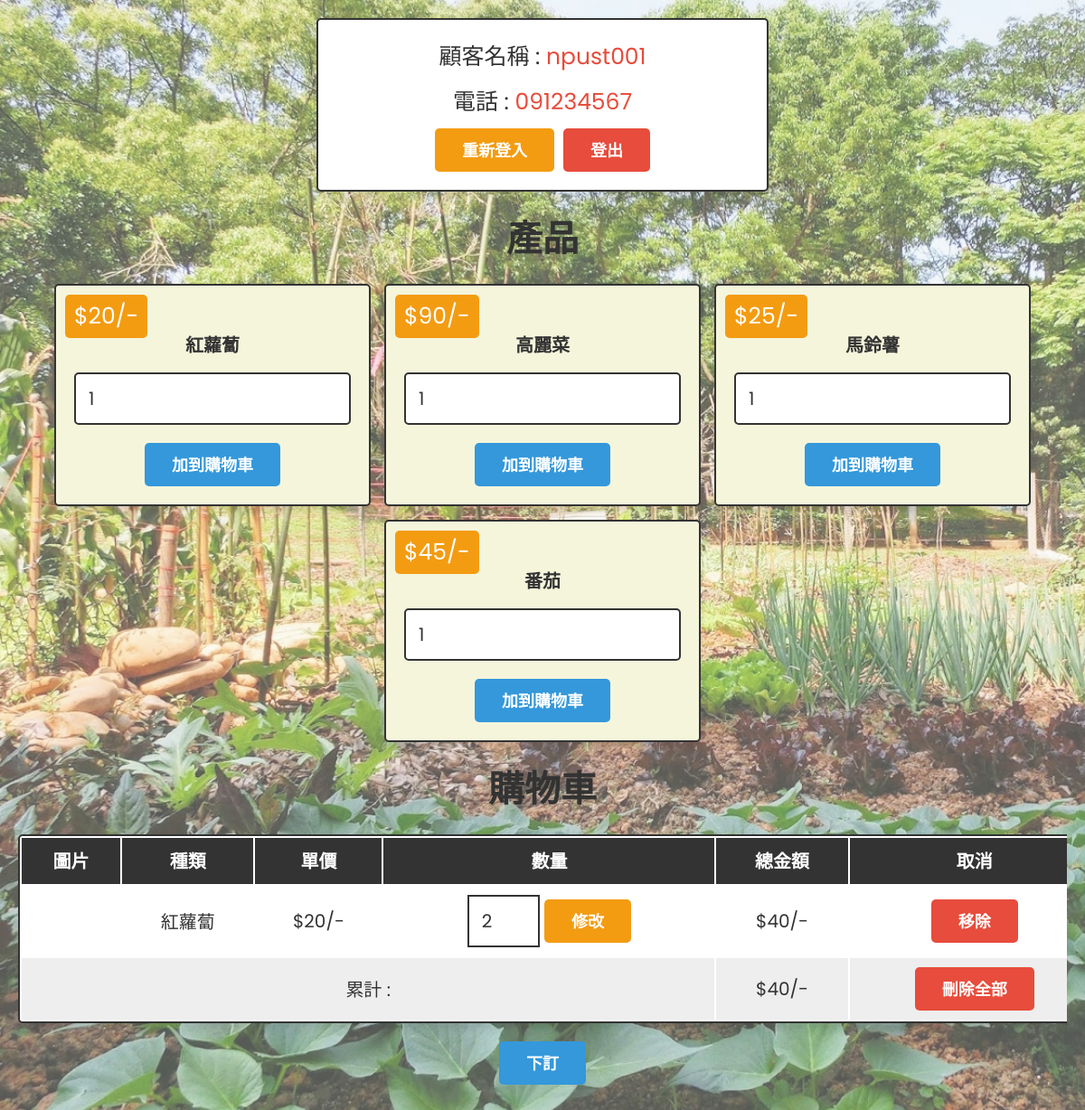
/C-index.php (signed in), run on the app's committed database.
### tables this page shows
CREATE TABLE `user_info` (
  `id` int(100) NOT NULL,
  `name` varchar(100) NOT NULL,
  `tel` varchar(100) NOT NULL,
  `password` varchar(100) NOT NULL
);

CREATE TABLE `products` (
  `id` int(100) NOT NULL,
  `name` varchar(100) NOT NULL,
  `price` varchar(100) NOT NULL,
  `image` varchar(100) NOT NULL
);

CREATE TABLE `cart` (
  `id` int(100) NOT NULL,
  `user_id` int(100) NOT NULL,
  `name` varchar(100) NOT NULL,
  `price` varchar(100) NOT NULL,
  `image` varchar(100) NOT NULL,
  `quantity` int(100) NOT NULL
);

### C-index.php (the view, shortened to what this page needs)
<?php
include 'db_conn.php';
$user_id = $_SESSION['user_id'];
?>
<!DOCTYPE html>
<html lang="en">
<head>
   <link rel="stylesheet" href="css/style-1.css">
</head>
<body style="background: url('img/bg.jpg'<?php  "?" . time();?>);
    center center fixed no-repeat;
    background-size: cover;
    height: 100%;
    width: 100%;
    ">
   <div class="container">
      <div class="user-profile">
         <?php
         $select_user = mysqli_query($conn, "SELECT * FROM `user_info` WHERE id = '$user_id'") or die('query failed');
         if (mysqli_num_rows($select_user) > 0) {
            $fetch_user = mysqli_fetch_assoc($select_user);
         };
         ?>
         <p> 顧客名稱 : <span><?php echo $fetch_user['name']; ?></span> </p>
         <p> 電話 : <span><?php echo $fetch_user['tel']; ?></span> </p>
         <div class="flex">
            <a href="C-login.php" class="option-btn">重新登入</a>
            <a href="home.html?logout=<?php echo $user_id; ?>" onclick="return confirm('are your sure you want to logout?');" class="delete-btn">登出</a>
         </div>
      </div>
      <div class="products">
         <h1 class="heading">產品</h1>
         <div class="box-container">
            <?php
            $select_product = mysqli_query($conn, "SELECT * FROM `products`") or die('query failed');
            if (mysqli_num_rows($select_product) > 0) {
               while ($fetch_product = mysqli_fetch_assoc($select_product)) {
            ?>
                  <form method="post" class="box" action="">
                     <div class="name"><?php echo $fetch_product['name']; ?></div>
                     <div class="price">$<?php echo $fetch_product['price']; ?>/-</div>
                     <input type="number" min="1" name="product_quantity" value="1">
                     <input type="submit" value="加到購物車" name="add_to_cart" class="btn">
                  </form>
            <?php
               };
            };
            ?>
         </div>
      </div>
      <div class="shopping-cart">
         <h1 class="heading">購物車</h1>
         <table>
            <thead>
               <th>圖片</th>
               <th>種類</th>
               <th>單價</th>
               <th>數量</th>
               <th>總金額</th>
               <th>取消</th>
            </thead>
            <tbody>
               <?php
               $cart_query = mysqli_query($conn, "SELECT * FROM `cart` WHERE user_id = '$user_id'") or die('query failed');
               $grand_total = 0;
               if (mysqli_num_rows($cart_query) > 0) {
                  while ($fetch_cart = mysqli_fetch_assoc($cart_query)) {
               ?>
                     <tr>
                        <td><img src="img/<?php echo $fetch_cart['image'] . "?" . time(); ?>" height="100" alt=""></td>
                        <td><?php echo $fetch_cart['name']; ?></td>
                        <td>$<?php echo $fetch_cart['price']; ?>/-</td>
                        <td>
                           <form action="" method="post">
                              <input type="number" min="1" name="cart_quantity" value="<?php echo $fetch_cart['quantity']; ?>">
                              <input type="submit" name="update_cart" value="修改" class="option-btn">
                           </form>
                        </td>
                        <td>$<?php echo $sub_total = ($fetch_cart['price'] * $fetch_cart['quantity']); ?>/-</td>
                        <td><a href="C-index.php?remove=<?php echo $fetch_cart['id']; ?>" class="delete-btn" onclick="return confirm('remove item from cart?');">移除</a></td>
                     </tr>
               <?php
                     $grand_total += $sub_total;
                  }
               } else {
                  echo '<tr><td style="padding:20px; text-transform:capitalize;" colspan="6">no item added</td></tr>';
               }
               ?>
               <tr class="table-bottom">
                  <td colspan="4">累計 :</td>
                  <td>$<?php echo $grand_total; ?>/-</td>
                  <td><a href="C-index.php?delete_all" onclick="return confirm('delete all from cart?');" class="delete-btn <?php echo ($grand_total > 1) ? '' : 'disabled'; ?>">刪除全部</a></td>
               </tr>
            </tbody>
         </table>
         <div class="cart-btn">
            <a href="#" class="btn <?php echo ($grand_total > 1) ? '' : 'disabled'; ?>">下訂</a>
         </div>
      </div>
   </div>
</body>
</html>

### css/style-1.css (style rules this page uses)
:root { --blue:#3498db; --red:#e74c3c; --orange:#f39c12; --black:#333; --white:#fff; --light-bg:#eee; --box-shadow:0 5px 10px rgba(0,0,0,.1); --border:2px solid var(--black); }
* { font-family: 'Poppins', sans-serif; margin:0; padding:0; box-sizing: border-box; outline: none; border: none; text-decoration: none; }
body { background-color: var(--light-bg); }
.btn, .delete-btn, .option-btn { display: inline-block; padding:10px 30px; cursor: pointer; font-size: 18px; color:var(--white); border-radius: 5px; text-transform: capitalize; font-weight: bolder; }
.btn { background-color: var(--blue); margin-top: 10px; }
.delete-btn { background-color: var(--red); }
.option-btn { background-color: var(--orange); }
.container { padding:0 20px; margin:0 auto; max-width: 1200px; padding-bottom: 70px; }
.container .heading { text-align: center; margin-bottom: 20px; font-size: 40px; text-transform: uppercase; color:var(--black); }
.container .user-profile { padding:20px; text-align: center; border:var(--border); background-color: var(--white); box-shadow: var(--box-shadow); border-radius: 5px; margin:20px auto; max-width: 500px; }
.container .user-profile p { margin-bottom: 10px; font-size: 25px; color:var(--black); }
.container .user-profile p span { color:var(--red); }
.container .user-profile .flex { display: flex; justify-content: center; flex-wrap: wrap; gap:10px; align-items: flex-end; }
.container .products .box-container { display: flex; flex-wrap: wrap; gap:15px; justify-content: center; }
.container .products .box-container .box { text-align: center; border-radius: 5px; box-shadow: var(--box-shadow); border:var(--border); position: relative; padding:20px; background-color: #f5f5dc; width: 350px; }
.container .products .box-container .box .name { font-size: 20px; color:var(--black); padding:5px 0; font-weight: bolder; }
.container .products .box-container .box .price { position: absolute; top:10px; left:10px; padding:5px 10px; border-radius: 5px; background-color: var(--orange); color:var(--white); font-size: 25px; }
.container .products .box-container .box input[type="number"] { margin:10px 0; width: 100%; border:var(--border); border-radius: 5px; font-size: 20px; color:var(--black); padding:12px 14px }
.container .shopping-cart { padding:20px 0; }
.container .shopping-cart table { width: 100%; text-align: center; border:var(--border); border-radius: 5px; box-shadow: var(--box-shadow); background-color: var(--white); }
.container .shopping-cart table thead { background-color: var(--black); }
.container .shopping-cart table thead th { padding:10px; color:var(--white); text-transform: capitalize; font-size: 20px; }
.container .shopping-cart table .table-bottom { background-color: var(--light-bg); }
.container .shopping-cart table tr td { padding:10px; font-size: 20px; color:var(--black); }
.container .shopping-cart table tr td:nth-child(1) { padding:0; }
.container .shopping-cart table tr td input[type="number"] { width: 80px; border:var(--border); padding:12px 14px; font-size: 20px; color:var(--black); }
.container .shopping-cart .cart-btn { margin-top: 10px; text-align: center; }
@media (max-width:1200px) { .container .shopping-cart { overflow-x: scroll; } }
@media (max-width:1200px) { .container .shopping-cart table { width: 1200px; } }

### data on the page
user_info: name "npust001", tel "091234567"
products: name "紅蘿蔔", price "20"
products: name "高麗菜", price "90"
products: name "馬鈴薯", price "25"
products: name "番茄", price "45"
cart: name "紅蘿蔔", price "20", cart_quantity "2", $sub_total = ($fetch_cart['price'] * $fetch_cart['quantity']) "40"

### other printed values
$grand_total "40"
